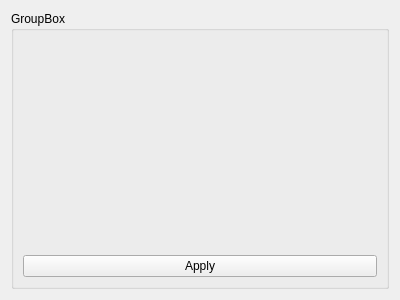
<?xml version="1.0" encoding="UTF-8"?>
<ui version="4.0">
 <class>FrameOSDWind</class>
 <widget class="QWidget" name="FrameOSDWind">
  <property name="geometry">
   <rect>
    <x>0</x>
    <y>0</y>
    <width>400</width>
    <height>300</height>
   </rect>
  </property>
  <property name="windowTitle">
   <string>Form</string>
  </property>
  <layout class="QVBoxLayout" name="verticalLayout_3">
   <item>
    <widget class="QGroupBox" name="groupBox">
     <property name="title">
      <string>GroupBox</string>
     </property>
     <layout class="QVBoxLayout" name="verticalLayout_2">
      <item>
       <layout class="QVBoxLayout" name="verticalLayout">
        <property name="spacing">
         <number>0</number>
        </property>
        <property name="sizeConstraint">
         <enum>QLayout::SetMinimumSize</enum>
        </property>
        <item>
         <widget class="FrameTextInput" name="inputSpeed" native="true"/>
        </item>
        <item>
         <widget class="FrameTextInput" name="inputDirection" native="true"/>
        </item>
        <item>
         <widget class="FrameOSDMode" name="mode" native="true"/>
        </item>
       </layout>
      </item>
      <item>
       <spacer name="verticalSpacer">
        <property name="orientation">
         <enum>Qt::Vertical</enum>
        </property>
        <property name="sizeType">
         <enum>QSizePolicy::Ignored</enum>
        </property>
        <property name="sizeHint" stdset="0">
         <size>
          <width>20</width>
          <height>109</height>
         </size>
        </property>
       </spacer>
      </item>
      <item>
       <widget class="QPushButton" name="pushButton">
        <property name="text">
         <string>Apply</string>
        </property>
       </widget>
      </item>
     </layout>
    </widget>
   </item>
  </layout>
 </widget>
 <customwidgets>
  <customwidget>
   <class>FrameOSDMode</class>
   <extends>QWidget</extends>
   <header>src/view/panel/osd/frame_osd_mode.h</header>
   <container>1</container>
  </customwidget>
  <customwidget>
   <class>FrameTextInput</class>
   <extends>QWidget</extends>
   <header>src/view/shared/frame_text_input.h</header>
   <container>1</container>
  </customwidget>
 </customwidgets>
 <resources/>
 <connections/>
</ui>
